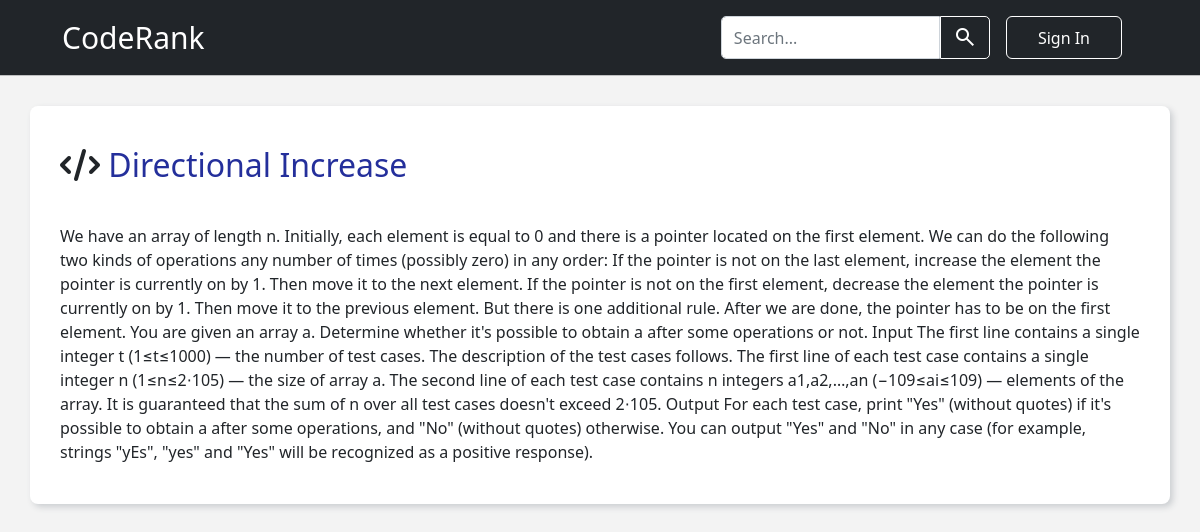
Page /problems/3/ on the committed database.
### base/models.py (models this page shows, shortened)
class Problem(models.Model):
    name = models.CharField(max_length=100)
    desc = models.TextField()
    topic_tag = models.CharField(max_length=100, null=True)
    status = models.BooleanField(default=False)

### base/views.py (the view)
# urls.py: path('problems/<str:pk>/', views.problemPage, name='problemPage'),
def problemPage(request, pk):
    problem = Problem.objects.get(id=pk)
    context = {'problem':problem}
    return render(request, 'base/problem-page.html', context)

### base/templates/base/problem-page.html (shortened to what this page needs)
{% extends 'main.html' %}
{% block content %}
<div class="problem-page">
    <div class="problem">
        <h2 class="problem-head"> <i class="fa fa-code"></i> {{problem.name}} </h2>
        {{problem.desc}}
    </div>
</div>
{% endblock content %}

### templates/main.html (style rules this page uses)
body { background-color: #f3f3f3; }

### base/templates/base/problem-page.html (style rules this page uses)
.problem-page { padding: 30px 30px; }
.problem { padding: 40px 30px; background-color: #fff; box-shadow: 3px 3px 6px #cbced1; border-radius: 8px; }
.problem-page .problem-head { color: #242F9B; margin-bottom: 40px; }
.problem-page .fa-code { color: #212529; margin-right: 0px; }

### rows in the picture
Problem: name "Directional Increase", desc "We have an array of length n. Initially, each element is equal to 0 and there is a pointer located on the first element. We can do the following two kinds of operations any number of times (possibly zero) in any order: If the pointer is not on the last element, increase the element the pointer is currently on by 1. Then move it to the next element. If the pointer is not on the first element, decrease the element the pointer is currently on by 1. Then move it to the previous element. But there is one additional rule. After we are done, the pointer has to be on the first element. You are given an array a. Determine whether it's possible to obtain a after some operations or not. Input The…"
